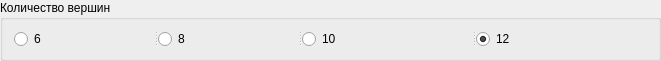
  <widget class="QGroupBox" name="groupBox">
   <property name="geometry">
    <rect>
     <x>50</x>
     <y>530</y>
     <width>661</width>
     <height>61</height>
    </rect>
   </property>
   <property name="sizePolicy">
    <sizepolicy hsizetype="Maximum" vsizetype="Preferred">
     <horstretch>0</horstretch>
     <verstretch>0</verstretch>
    </sizepolicy>
   </property>
   <property name="minimumSize">
    <size>
     <width>271</width>
     <height>50</height>
    </size>
   </property>
   <property name="title">
    <string>Количество вершин</string>
   </property>
   <layout class="QHBoxLayout" name="horizontalLayout">
    <item>
     <widget class="QSplitter" name="splitter">
      <property name="orientation">
       <enum>Qt::Horizontal</enum>
      </property>
      <widget class="QRadioButton" name="radioButton_6">
       <property name="text">
        <string>6</string>
       </property>
      </widget>
      <widget class="QRadioButton" name="radioButton_8">
       <property name="text">
        <string>8</string>
       </property>
      </widget>
      <widget class="QRadioButton" name="radioButton_10">
       <property name="text">
        <string>10</string>
       </property>
      </widget>
      <widget class="QRadioButton" name="radioButton_12">
       <property name="text">
        <string>12</string>
       </property>
       <property name="checked">
        <bool>true</bool>
       </property>
      </widget>
     </widget>
    </item>
   </layout>
  </widget>
